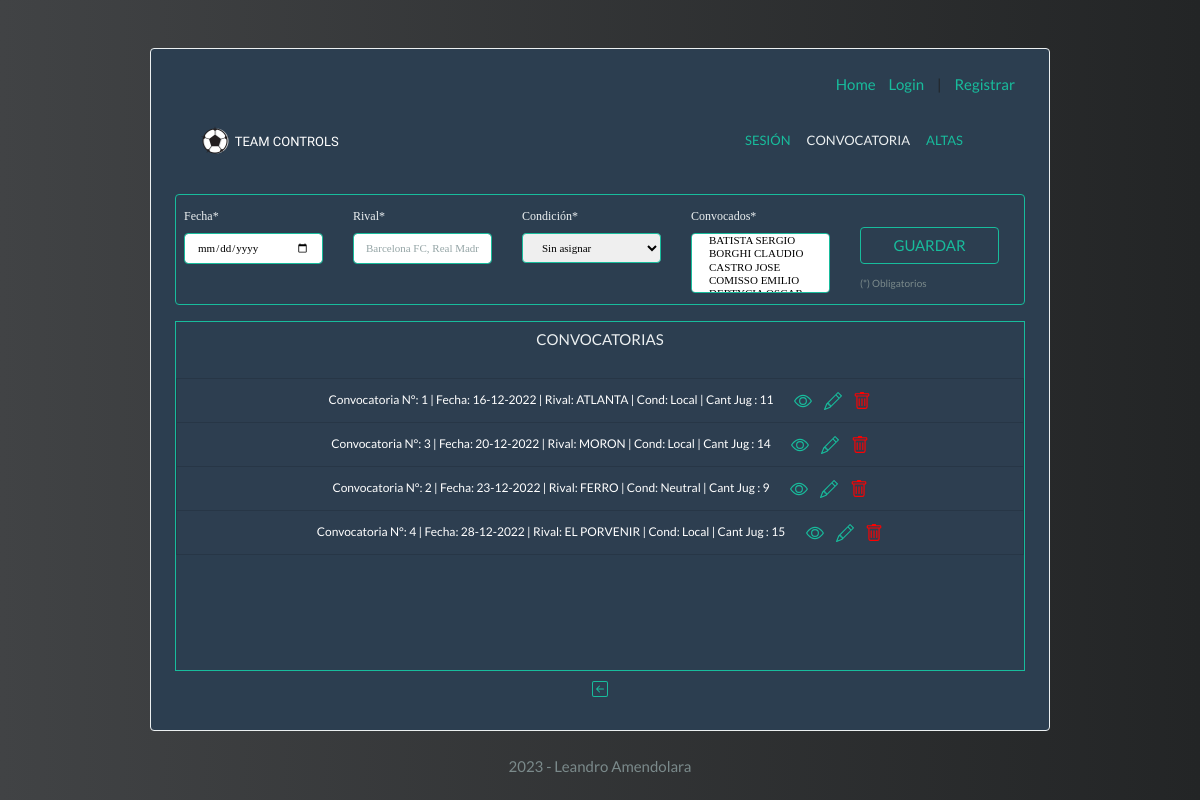
The app's page /crear-convocatoria with its own data.
### models.py (models this page shows, shortened)
class Convocatorias(db.Model):
    __tablename__ = "convocatorias"
    id = db.Column(db.Integer, primary_key=True, autoincrement=True)
    fecha = db.Column(db.Integer)
    rival = db.Column(db.String(200), nullable=False)
    condicion = db.Column(db.String(200), nullable=False)
    convocados = db.Column(db.Integer)
    jugadores_convocados = db.relationship("Jugadores_Convocados")

### app.py (the view, shortened to what this page needs)
@app.route("/crear-convocatoria", methods=["POST", "GET"])
def crear_convocatoria():
    alertas = {
        "type": "",
        "mensaje": ""
    }
    asist = db.session.query(Jugadores).order_by(Jugadores.apellidos).all()
    todas_las_convocatorias = db.session.query(Convocatorias).order_by(Convocatorias.fecha).all()
    for convocatoria in todas_las_convocatorias:
        convocatoria.fecha_editada = datetime.strptime(convocatoria.fecha, "%Y-%m-%d")
        convocatoria.fecha_editada = convocatoria.fecha_editada.strftime("%d-%m-%Y")
    return render_template("crear-convocatoria.html", todas_las_convocatorias=todas_las_convocatorias,
                           asist=asist, alertas=alertas)

### templates/crear-convocatoria.html (shortened to what this page needs)
{% extends "base_template.html" %}
            {% block content %}
                        <div class="col collapse navbar-collapse ml-auto" id="navbarColor03">
                    <ul class="navbar-nav ml-auto">
                        <li class="nav-item ml-auto"><a class="nav-link" href="{{ url_for('sesion') }}">SESIÓN</a></li>
                        <li class="nav-item ml-auto"><a class="nav-link text-light" href="{{ url_for('convocatoria') }}">CONVOCATORIA</a></li>
                        <li class="nav-item ml-auto"><a class="nav-link" href="{{ url_for('altas') }}">ALTAS</a></li>
                    </ul>
                </div>
            </div>
         </nav>
         <div class="row container-lg mt-2 p-2 form-group border border-success rounded" style="margin-left: 0px;margin-top: -10px">
            <form action="/crear-convocatoria" method="post" class="row g-3 needs-validation" novalidate>
                <div class="col">
                    <label for="fecha" class="form-label text-light">Fecha*</label>
                    <input type="date" name="fecha" class="form-control border border-success fuente_input" id="fecha" aria-describedby="fecha_small" placeholder="Fecha de partido" autofocus required>
                </div>
               <div class="col">
                    <label for="rival" class="form-label text-light">Rival*</label>
                    <input type="text" name="rival" class="form-control border border-success fuente_input" id="rival" aria-describedby="rival_small" placeholder="Barcelona FC, Real Madrid etc.." required>
               </div>
               <div class="col">
                    <label for="condicion" class="form-label text-light">Condición*</label>
                    <select class="col form-select border border-success rounded fuente_input" style="height: 30px;"aria-describedby="condicion_small" name="condicion" id="condicion" required>
                        <option value="" selected>Sin asignar</option>
                    </select>
               </div>
               <div class="col">
                    <label for="convocados" class="form-label text-light" style="width:10px;">Convocados*</label>
                    <select  class="col form-select border border-success rounded fuente_input" multiple aria-label="multiple select example" style="height: 60px;" aria-describedby="convocados_small" name="convocados" id="convocados" aria-multiselectable="true" required>
                        {% for i in asist %}
                        <option value="{{i.id}}">{{i .apellidos}} {{i.nombres}} </option>
                        {% endfor%}
                    </select>
               </div>
               <div class="col">
                    <button type="submit" class="col btn btn-outline-success fuente_menu mb-2" style="margin-top:1.5rem;">GUARDAR</button>
                    <small id="nombre_small" class="form-text text-dark" style="font-size: 10px;">(*) Obligatorios</small>
               </div>
            </form>
         </div>
         <div class="container sm border border-success list_scroll_bar">
            <ul id="list-scroll" class="row list-group">
                <h6 class="text-light mt-2 text-center">CONVOCATORIAS</h6>
                {% for convocatoria in todas_las_convocatorias %}
                    <li class="col text-center list-group-item list-group-item-action list-group-item-info text-white list_bg">
                        <span>
                            Convocatoria N°: {{convocatoria.id}} | Fecha: {{ convocatoria.fecha_editada }} | Rival: {{ convocatoria.rival }} | Cond: {{ convocatoria.condicion }} | Cant Jug : {{ convocatoria.convocados }}
                        </span>
                        <a href="/ver-convocatoria/{{convocatoria.id}}" style="text-decoration:none">
                        </a>
                        <a href="/editar-convocatoria/{{convocatoria.id}}" style="text-decoration:none">
                        </a>
                        <a href="/eliminar-convocatoria/{{convocatoria.id}}" style="text-decoration:none">
                        </a>
                    </li>
                {% endfor %}
            </ul>
        </div>
        <div class="col nav-link text-center">
            <a href="/convocatoria">
            </a>
        </div>
        {% endblock %}

### static/main.css (style rules this page uses)
.fuente_input { font-family: 'Gugi', cursive; font-family: 'Source Serif Pro', serif; color: black; font-size: 11px; }
.nav-link { font-size: 13px; }
label { font-family: 'Gugi', cursive; font-family: 'Source Serif Pro', serif; font-size: 12px; }
body { background: #232526; background: -webkit-linear-gradient(to right, #414345, #232526); background: linear-gradient(to right, #414345, #232526); }
input { width: 100%; }
.list_scroll_bar { overflow-y: scroll; height: 350px; }
.list_bg { background: #2d3e50; font-size: 12px; }

### records on screen
Convocatorias: id "1", fecha_editada "16-12-2022", rival "ATLANTA", condicion "Local", convocados "11"
Convocatorias: id "3", fecha_editada "20-12-2022", rival "MORON", condicion "Local", convocados "14"
Convocatorias: id "2", fecha_editada "23-12-2022", rival "FERRO", condicion "Neutral", convocados "9"
Convocatorias: id "4", fecha_editada "28-12-2022", rival "EL PORVENIR", condicion "Local", convocados "15"
